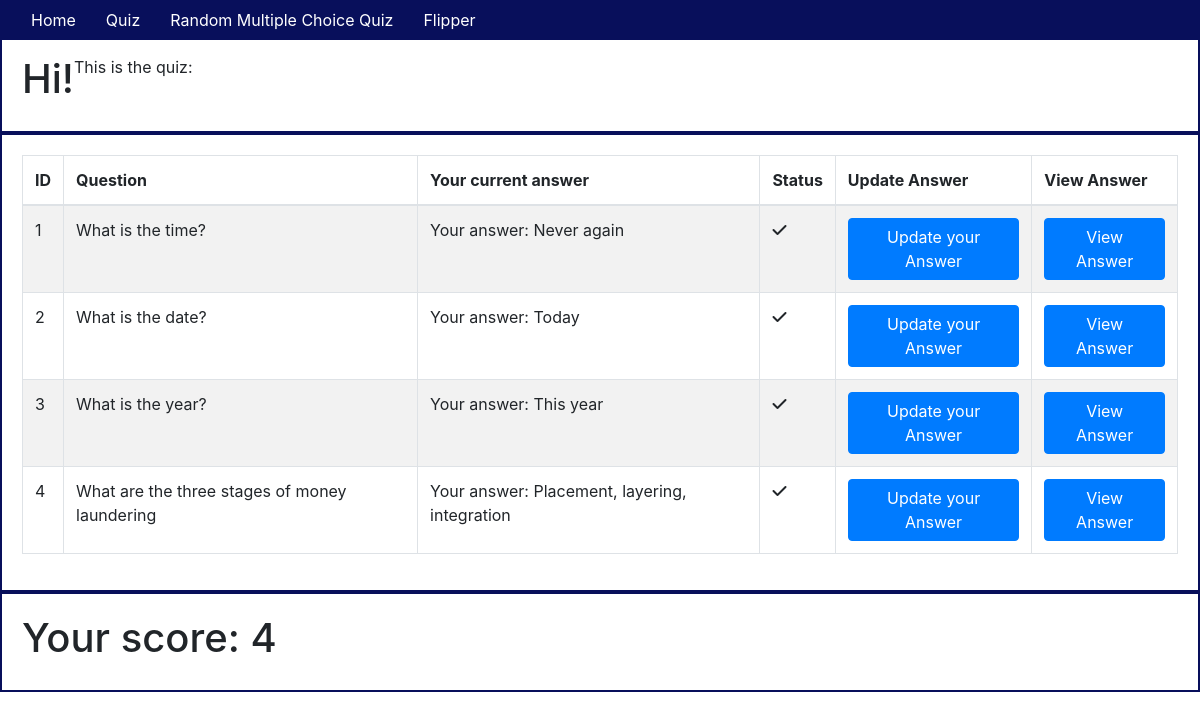
The page /quiz on the database as committed earlier.
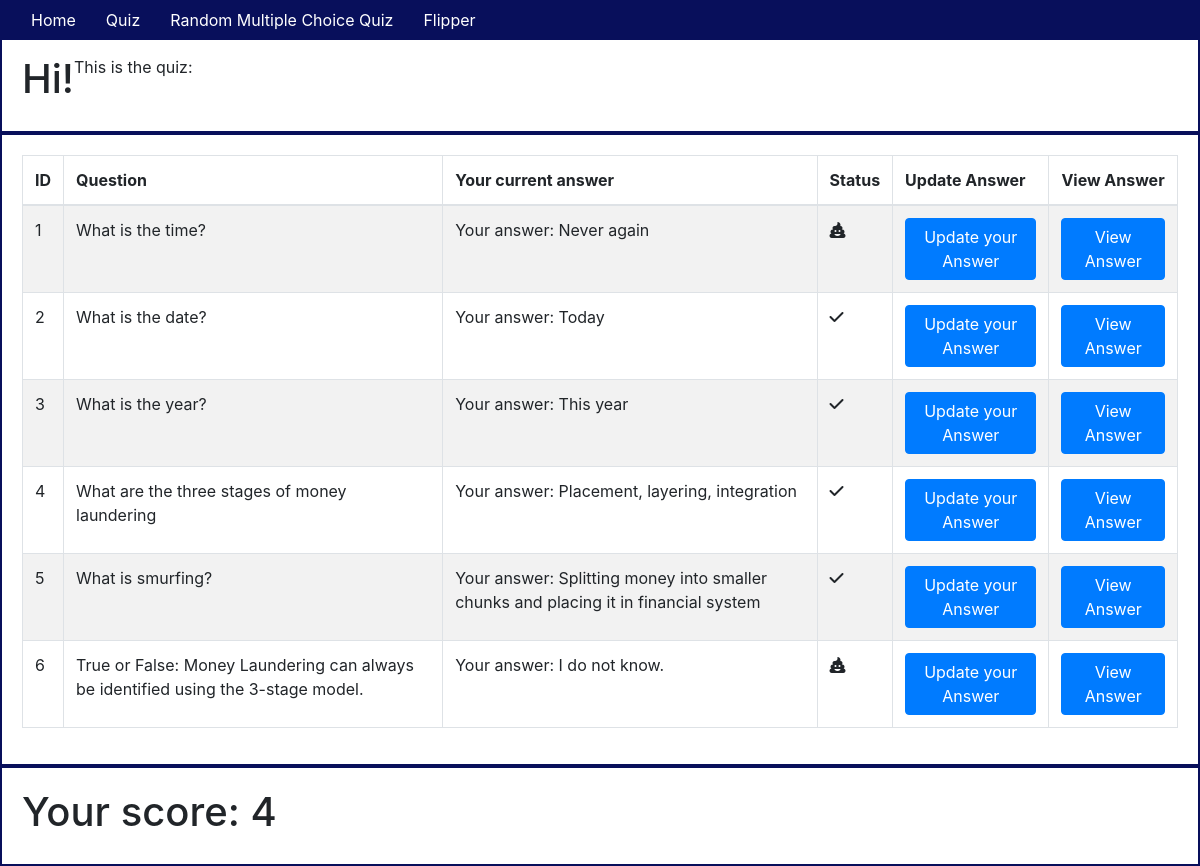
The same page on the database as committed later.
### app/models.py (models this page shows, shortened)
class Topic(db.Model):
    id = db.Column(db.Integer, primary_key=True)
    question = db.Column(db.String(64), index=True)
    answer = db.Column(db.String(64))
    user_answer = db.Column(db.String(64), default="I do not know.")

### app/routes.py (the view)
@app.route('/quiz')
def show_quiz():
    quiz = Topic.query.all()
    score=0
    for topic in quiz:
        if topic.answer == topic.user_answer:
            score +=1
    return render_template('quiz.html', quiz=quiz, score=score)

### app/templates/quiz.html (shortened to what this page needs)
{% extends "base.html" %} {% block content %}
<div class="container-fluid">
    <div class="row">
        <h1>Hi!</h1>
        <p>This is the quiz:</p>
    </div>
    <div class="row">
        <table class="table table-striped table-bordered">
            <thead>
                <th>ID</th>
                <th>Question</th>
                <th>Your current answer</th>
                <th>Status</th>
                <th>Update Answer</th>
                <th>View Answer</th>
            </thead>
            <tbody>
                {% for topic in quiz %}
                <tr>
                    <td>{{topic.id}}</td>
                    <td> {{topic.question}}</td>
                    <td>Your answer: {{topic.user_answer}}</td>
                    <td>
                        {% if topic.user_answer == topic.answer %}
                        <p>
                            <i class="fas fa-check"></i></p>{% else %}
                        <i class="fas fa-poo"></i></p>
                        {% endif %}
                    </td>
                    <td>
                        <button type="button" class="btn btn-primary" data-toggle="modal" data-target="#myUpdateModal{{ topic.id }}">Update your Answer
                                </button>
                    </td>
                    <td>
                        <button type="button" class="btn btn-primary" data-toggle="modal" data-target="#myModal{{ topic.id }}">View Answer
                        </button>
                    </td>
                </tr>
                {% endfor %}
            </tbody>
        </table>
    </div>
    <div class="row">
        <h1>Your score: {{score}}</h1>
    </div>
</div>
{% endblock %}

### app/templates/base.html (shortened to what this page needs)
<!DOCTYPE html>
<html lang="en">
<head>
    <link rel="stylesheet" href="../static/css/styles.css">
    <link rel="stylesheet" href="https://stackpath.bootstrapcdn.com/bootstrap/4.4.1/css/bootstrap.min.css">
</head>
<body>
    <div class="header">
        <nav class="navbar fixed-top navbar-expand-sm">
            <div class="collapse navbar-collapse" id="navbarMenu">
                <ul class="navbar-nav">
                    <li><a href="/">Home</a></li>
                    <li><a href="/quiz">Quiz</a></li>
                    <li><a href="/random_quiz">Random Multiple Choice Quiz</a></li>
                    <li><a href="/flipper">Flipper</a></li>
                </ul>
            </div>
        </nav>
    </div>
    <hr> {% block content %}{% endblock %}
</body>
</html>

### app/static/css/styles.css (style rules this page uses)
nav { background-color: #080F5B; }
nav a { color: white; padding: 15px }
.navbar-nav { list-style-type: none; }
.row { padding: 20px; border: solid #080F5B 2px; }

Rows that differ between the two databases and show on the page:
changed Topic "What is the time?": user_answer "Never again" → "Never again  " (drawn)
added Topic: id "5", question "What is smurfing?", user_answer "Splitting money into smaller chunks and placing it in financial system"
added Topic: id "6", question "True or False: Money Laundering can always be identified using the 3-stage model.", user_answer "I do not know.", answer "False" (drawn)
